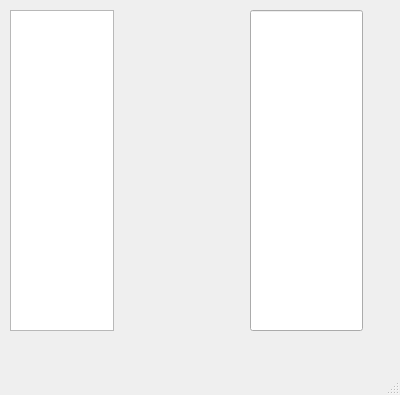
<?xml version="1.0" encoding="UTF-8"?>
<ui version="4.0">
 <class>MainWindow</class>
 <widget class="QMainWindow" name="MainWindow">
  <property name="geometry">
   <rect>
    <x>0</x>
    <y>0</y>
    <width>400</width>
    <height>395</height>
   </rect>
  </property>
  <property name="windowTitle">
   <string>MainWindow</string>
  </property>
  <widget class="QWidget" name="centralWidget">
   <widget class="QTextEdit" name="tread1">
    <property name="geometry">
     <rect>
      <x>10</x>
      <y>10</y>
      <width>104</width>
      <height>321</height>
     </rect>
    </property>
   </widget>
   <widget class="QLineEdit" name="tread2">
    <property name="geometry">
     <rect>
      <x>250</x>
      <y>10</y>
      <width>113</width>
      <height>321</height>
     </rect>
    </property>
   </widget>
  </widget>
  <widget class="QStatusBar" name="statusBar"/>
 </widget>
 <layoutdefault spacing="6" margin="11"/>
 <resources/>
 <connections/>
</ui>
